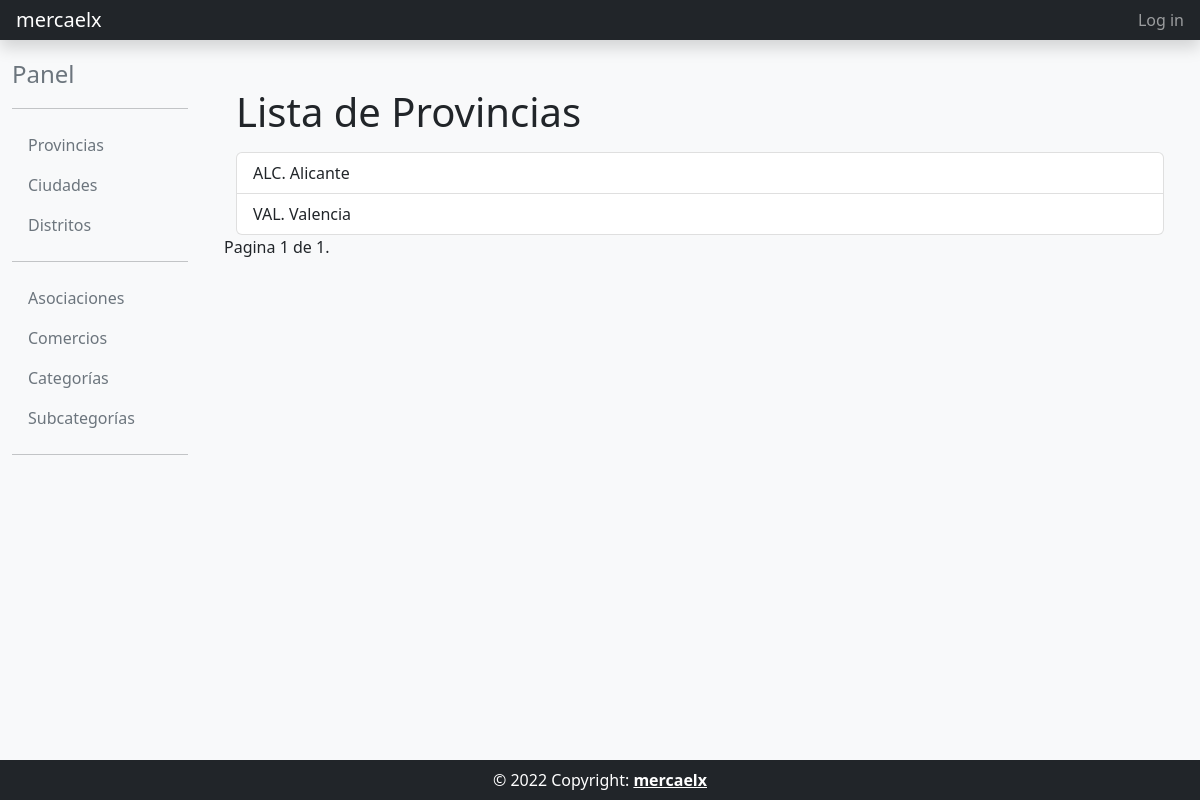
Before: /provincia_list/ with the older database file.
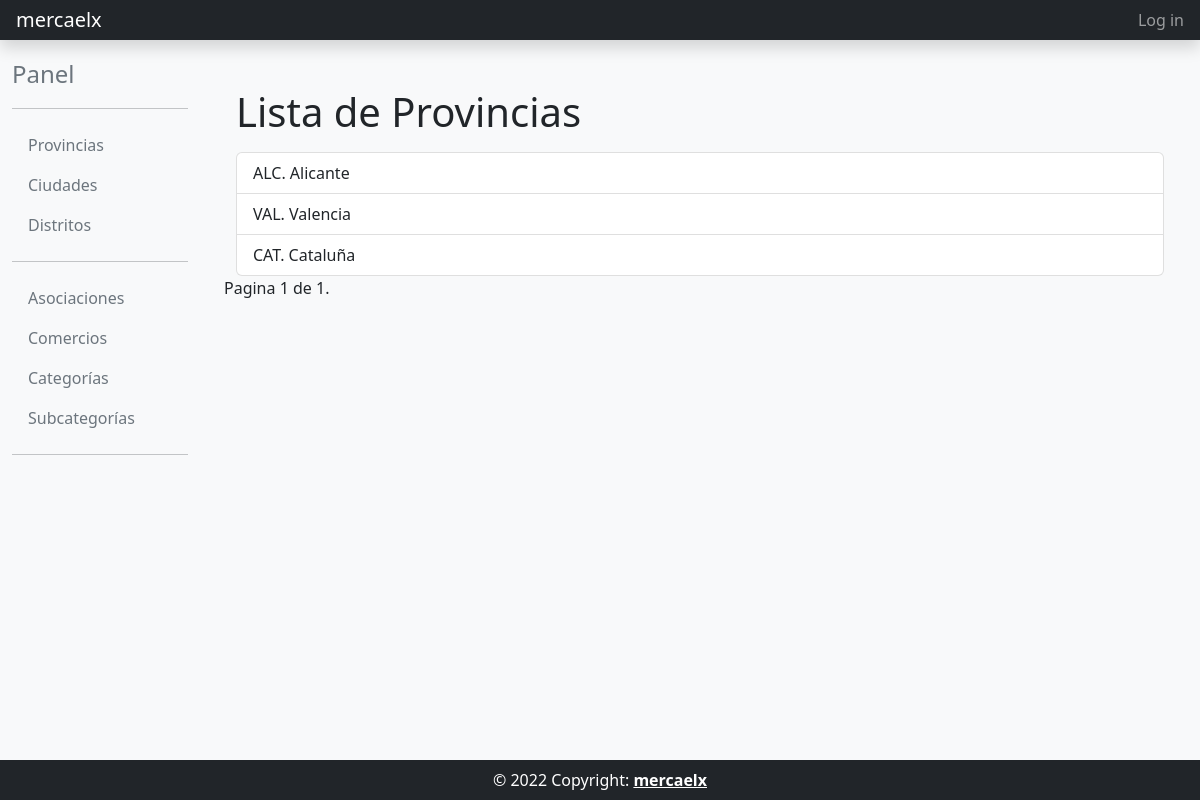
After: the same page with the newer database file.
### core/models.py (models this page shows)
class Provincia(models.Model):
    codigo = models.CharField(max_length=10, unique=True)
    nombre = models.CharField(max_length=255, unique=True)
    def __str__(self):
        return f"{self.codigo}. {self.nombre[:100]}"
    class Meta:
        verbose_name = 'Provincia' # Nombre en singular
        verbose_name_plural = 'Provincias' # Nombre en plural
        ordering = ['nombre'] # Ordenar por nombre

### core/views.py (the view)
# urls.py: path('provincia_list/', core_views.ProvinciaListView.as_view(), name='provincia_list'),
class ProvinciaListView(OrderedListMixin, ListView):
    model = Provincia
    template_name = 'core/provincia_list.html'
    paginate_by = 3

### common/mixins.py (called while the page is built)
    def get_queryset(self):
        queryset = super().get_queryset()
        ordering = self.request.GET.get('ordering', 'asc')
        if ordering == 'desc':
            return queryset.order_by('-id')
        return queryset.order_by('id')

### templates/core/provincia_list.html
{% extends "common/base_intranet.html" %}
{% block main_content %}
<div class="container">
    <h1>Lista de Provincias</h1>
    <ul class="list-group mt-3">
    {% for provincia in object_list %}
        <a href="{% url 'provincia_detail' pk=provincia.id %}" class="list-group-item list-group-item-action">{{ provincia}}</a>
    {% empty %}
        <p>No existen provincias.</p>
    {% endfor %}
    </ul>
</div>
{% include 'common/pagination.html' %}
{% endblock main_content %}

Changed rows visible on the page:
added Provincia: codigo+nombre "CAT. Cataluña"
